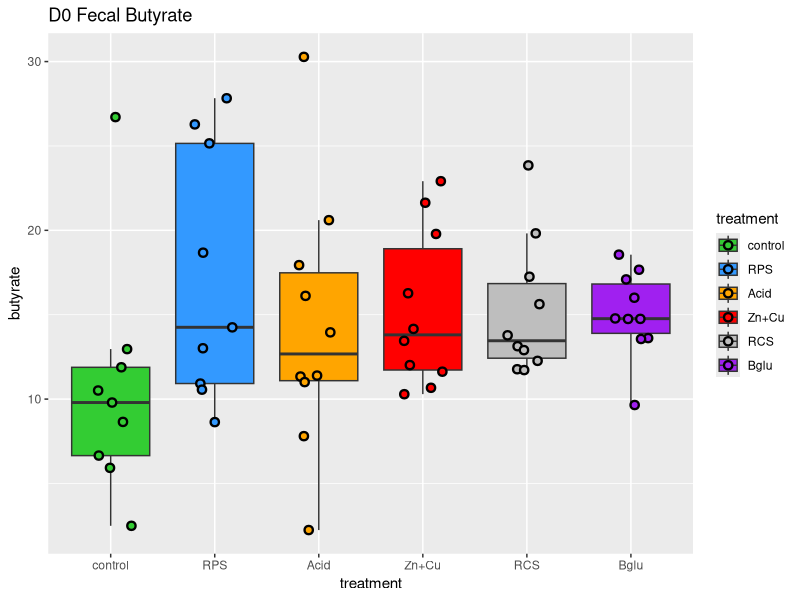
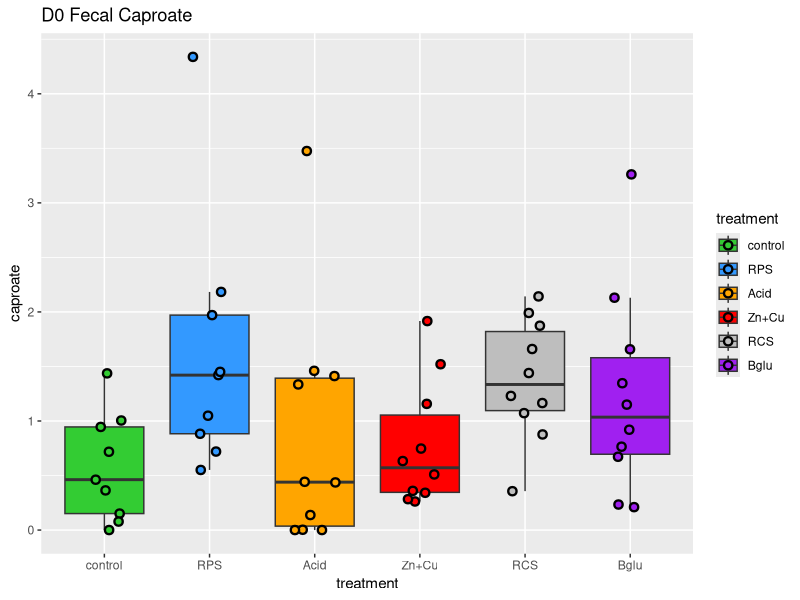
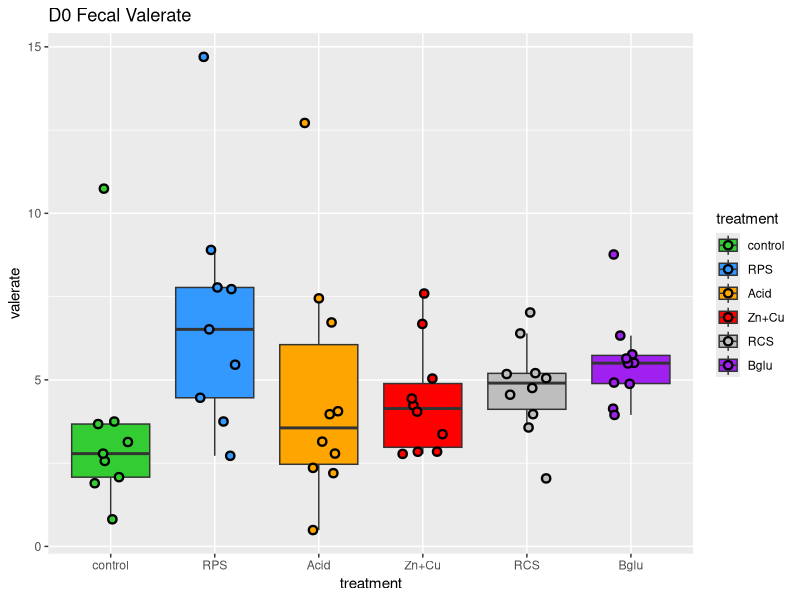
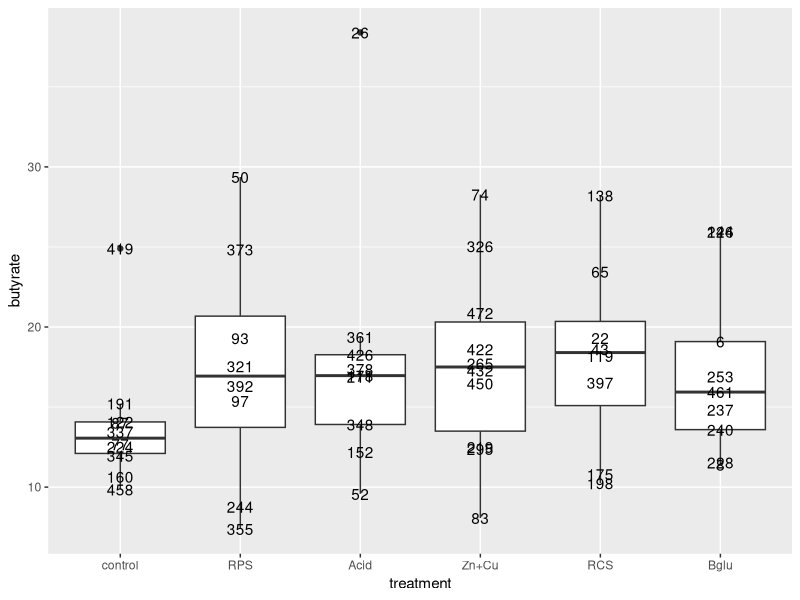
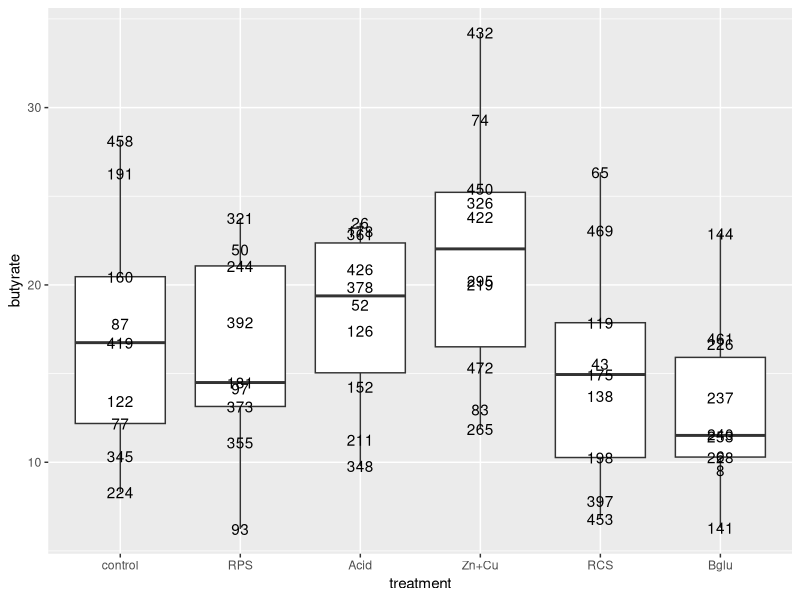
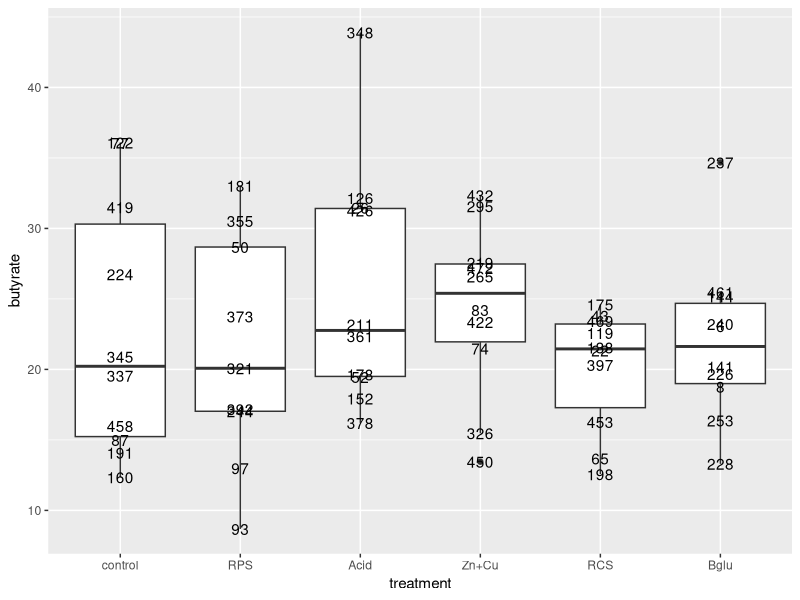
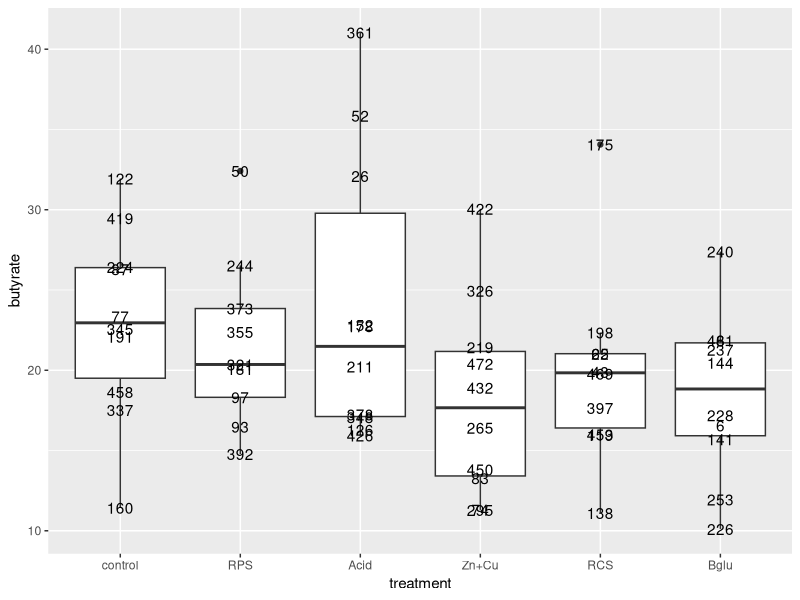
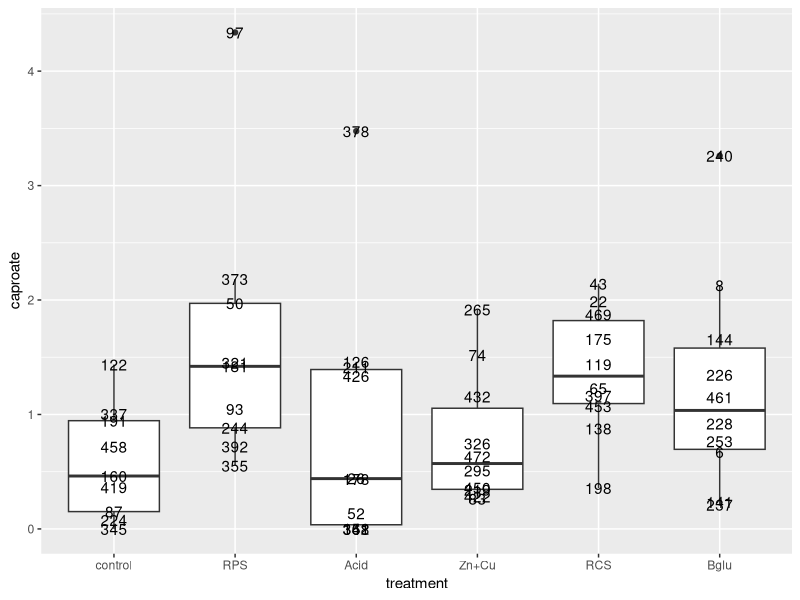

Reproduce these figures in R, in order. (Note: this script raises an error after producing the figures.)
getwd()
# setwd('./FS12/FS12b/')

library(tidyverse)


####### WARNING! I THINK THERE IS A PROBLEM WITH THE DATA FROM DAY 7 and 21!!!!!

### SUSPICIOUS AMOUNTS OF LACTATE AND SUCCINATE ARE PRESENT, USUALLY THESE ARE VERY RARE
### I THINK THERE WAS AN ISSUE DURING SAMPLE PREP
### MY GUESS IS THAT THE SAMPLES WERE ALLOWED TO THAW AT ROOM TEMP FOR TOO LONG AND 
### SOME BACTERIAL METABOLIC ACTIVITY GENERATED EXCESS LACTATE AND SUCCINATE
### USUALLY THESE WOULD BE CONVERTED TO OTHER SCFAS BY ANAEROBIC FERMENTATION BUT
### THE ANAEROBES PROBABLY DIED DUE TO OXYGEN EXPOSURE.


# write_csv(res.all, 'FS12b_fecal_vfas.csv')

res.all <- read_csv('./data/FS12b_fecal_vfas.csv')
tests <- filter(res.all, time == 0) %>% do(pwilx=pairwise.wilcox.test(.$butyrate, .$treatment, p.adjust.method = 'none'))
tests[[1]]


tests <- filter(res.all, time == 0) %>% do(pwilx=pairwise.wilcox.test(.$caproate, .$treatment, p.adjust.method = 'none'))
#pairwise.wilcox.test(p.adjust.method = )
tests[[1]]


tests <- filter(res.all, time == 0) %>% do(pwilx=pairwise.wilcox.test(.$valerate, .$treatment, p.adjust.method = 'none'))
#pairwise.wilcox.test(p.adjust.method = )
tests[[1]]


res.all$treatment <- factor(res.all$treatment, levels=c('control', 'RPS', 'Acid', 'Zn+Cu', 'RCS', 'Bglu'))
res.all %>% filter(time == 0) %>% ggplot(aes(x=treatment, y=butyrate, fill=treatment)) + geom_boxplot(outlier.shape = NA) + scale_fill_manual(values=c('#33CC33', '#3399FF', 'orange', 'red', 'grey', 'purple')) + geom_jitter(shape=21, stroke=1.2, width = .2, size=2) + ggtitle("D0 Fecal Butyrate")
res.all %>% filter(time == 0) %>% ggplot(aes(x=treatment, y=caproate, fill=treatment)) + geom_boxplot(outlier.shape = NA) + scale_fill_manual(values=c('#33CC33', '#3399FF', 'orange', 'red', 'grey', 'purple'))+ geom_jitter(shape=21, stroke=1.2, width = .2, size=2) + ggtitle("D0 Fecal Caproate")
res.all %>% filter(time == 0) %>% ggplot(aes(x=treatment, y=valerate, fill=treatment)) + geom_boxplot(outlier.shape = NA) + scale_fill_manual(values=c('#33CC33', '#3399FF', 'orange', 'red', 'grey', 'purple'))+ geom_jitter(shape=21, stroke=1.2, width = .2, size=2) + ggtitle("D0 Fecal Valerate")


res.all %>% filter(time == 2) %>% ggplot(aes(x=treatment, y=butyrate)) + geom_boxplot()+ geom_text(aes(label=pignum))
res.all %>% filter(time == 7) %>% ggplot(aes(x=treatment, y=butyrate)) + geom_boxplot()+ geom_text(aes(label=pignum))
res.all %>% filter(time == 14) %>% ggplot(aes(x=treatment, y=butyrate)) + geom_boxplot()+ geom_text(aes(label=pignum))
res.all %>% filter(time == 21) %>% ggplot(aes(x=treatment, y=butyrate)) + geom_boxplot()+ geom_text(aes(label=pignum))


res.all %>% filter(time == 0) %>% ggplot(aes(x=treatment, y=caproate)) + geom_boxplot()+ geom_text(aes(label=pignum))
res.all %>% filter(time == 2) %>% ggplot(aes(x=treatment, y=caproate)) + geom_boxplot()+ geom_text(aes(label=pignum))
res.all %>% filter(time == 7) %>% ggplot(aes(x=treatment, y=caproate)) + geom_boxplot()+ geom_text(aes(label=pignum))
res.all %>% filter(time == 14) %>% ggplot(aes(x=treatment, y=caproate)) + geom_boxplot()+ geom_text(aes(label=pignum))
res.all %>% filter(time == 21) %>% ggplot(aes(x=treatment, y=caproate)) + geom_boxplot()+ geom_text(aes(label=pignum))

res.all %>% filter(time == 0) %>% ggplot(aes(x=treatment, y=valerate)) + geom_boxplot()+ geom_text(aes(label=pignum))
res.all %>% filter(time == 2) %>% ggplot(aes(x=treatment, y=valerate)) + geom_boxplot()+ geom_text(aes(label=pignum))
res.all %>% filter(time == 7) %>% ggplot(aes(x=treatment, y=valerate)) + geom_boxplot()+ geom_text(aes(label=pignum))
res.all %>% filter(time == 14) %>% ggplot(aes(x=treatment, y=valerate)) + geom_boxplot()+ geom_text(aes(label=pignum))
res.all %>% filter(time == 21) %>% ggplot(aes(x=treatment, y=valerate)) + geom_boxplot()+ geom_text(aes(label=pignum))

res.all %>% filter(time == 0) %>% ggplot(aes(x=treatment, y=acetate)) + geom_boxplot()
res.all %>% filter(time == 2) %>% ggplot(aes(x=treatment, y=acetate)) + geom_boxplot()
res.all %>% filter(time == 7) %>% ggplot(aes(x=treatment, y=acetate)) + geom_boxplot()
res.all %>% filter(time == 14) %>% ggplot(aes(x=treatment, y=acetate)) + geom_boxplot()
res.all %>% filter(time == 21) %>% ggplot(aes(x=treatment, y=acetate)) + geom_boxplot()


res.all %>% filter(time == 0) %>% ggplot(aes(x=treatment, y=propionate)) + geom_boxplot()
res.all %>% filter(time == 2) %>% ggplot(aes(x=treatment, y=propionate)) + geom_boxplot()
res.all %>% filter(time == 7) %>% ggplot(aes(x=treatment, y=propionate)) + geom_boxplot()
res.all %>% filter(time == 14) %>% ggplot(aes(x=treatment, y=propionate)) + geom_boxplot()
res.all %>% filter(time == 21) %>% ggplot(aes(x=treatment, y=propionate)) + geom_boxplot()

res.all %>% filter(time == 0) %>% ggplot(aes(x=treatment, y=propionate)) + geom_boxplot()
res.all %>% filter(time == 2) %>% ggplot(aes(x=treatment, y=valerate)) + geom_boxplot()
res.all %>% filter(time == 7) %>% ggplot(aes(x=treatment, y=valerate)) + geom_boxplot()
res.all %>% filter(time == 14) %>% ggplot(aes(x=treatment, y=valerate)) + geom_boxplot()
res.all %>% filter(time == 21) %>% ggplot(aes(x=treatment, y=valerate)) + geom_boxplot()


res.all %>% filter(time == 0) %>% ggplot(aes(x=treatment, y=total)) + geom_boxplot() + geom_text(aes(label=pignum))
res.all %>% filter(time == 2) %>% ggplot(aes(x=treatment, y=total)) + geom_boxplot()+ geom_text(aes(label=pignum))
res.all %>% filter(time == 7) %>% ggplot(aes(x=treatment, y=total)) + geom_boxplot()+ geom_text(aes(label=pignum))
res.all %>% filter(time == 14) %>% ggplot(aes(x=treatment, y=total)) + geom_boxplot()+ geom_text(aes(label=pignum))
res.all %>% filter(time == 21) %>% ggplot(aes(x=treatment, y=total)) + geom_boxplot()+ geom_text(aes(label=pignum))




res.all[res.all$treatment == 'asdfsa',]

res.all %>% filter(time == 2)
126 %in% res.all[res.all$time == 0, ]$pignum
126 %in% res.all[res.all$time == 2, ]$pignum
126 %in% res.all[res.all$time == 7, ]$pignum
126 %in% res.all[res.all$time == 14, ]$pignum
126 %in% res.all[res.all$time == 21, ]$pignum


326 %in% res.all[res.all$time == 0, ]$pignum
326 %in% res.all[res.all$time == 2, ]$pignum
326 %in% res.all[res.all$time == 7, ]$pignum
326 %in% res.all[res.all$time == 14, ]$pignum
326 %in% res.all[res.all$time == 21, ]$pignum

219 %in% res.all[res.all$time == 0, ]$pignum
219 %in% res.all[res.all$time == 2, ]$pignum
219 %in% res.all[res.all$time == 7, ]$pignum
219 %in% res.all[res.all$time == 14, ]$pignum
219 %in% res.all[res.all$time == 21, ]$pignum


392 %in% res.all[res.all$time == 0, ]$pignum
392 %in% res.all[res.all$time == 2, ]$pignum
392 %in% res.all[res.all$time == 7, ]$pignum
392 %in% res.all[res.all$time == 14, ]$pignum
392 %in% res.all[res.all$time == 21, ]$pignum

library(vegan)

res.all %>% ggplot(aes(x=treatment, y=acetate, fill=treatment)) + facet_wrap(~time) + geom_boxplot() + geom_text(aes(label=pignum))
res.all %>% ggplot(aes(x=treatment, y=propionate, fill=treatment)) + facet_wrap(~time) + geom_boxplot()+ geom_text(aes(label=pignum))
res.all %>% ggplot(aes(x=treatment, y=butyrate, fill=treatment)) + facet_wrap(~time) + geom_boxplot()+ geom_text(aes(label=pignum))
res.all %>% ggplot(aes(x=treatment, y=valerate, fill=treatment)) + facet_wrap(~time) + geom_boxplot()+ geom_text(aes(label=pignum))
res.all %>% ggplot(aes(x=treatment, y=caproate, fill=treatment)) + facet_wrap(~time) + geom_boxplot()+ geom_text(aes(label=pignum))
res.all %>% ggplot(aes(x=treatment, y=isovalerate, fill=treatment)) + facet_wrap(~time) + geom_boxplot()+ geom_text(aes(label=pignum))
res.all %>% ggplot(aes(x=treatment, y=oxalate, fill=treatment)) + facet_wrap(~time) + geom_boxplot()+ geom_text(aes(label=pignum))
res.all %>% ggplot(aes(x=treatment, y=phenylacetate, fill=treatment)) + facet_wrap(~time) + geom_boxplot()+ geom_text(aes(label=pignum))
res.all %>% ggplot(aes(x=treatment, y=succinate, fill=treatment)) + facet_wrap(~time) + geom_boxplot()+ geom_text(aes(label=pignum))
res.all %>% ggplot(aes(x=treatment, y=fumarate, fill=treatment)) + facet_wrap(~time) + geom_boxplot()+ geom_text(aes(label=pignum))
res.all %>% ggplot(aes(x=treatment, y=lactate, fill=treatment)) + facet_wrap(~time) + geom_boxplot()+ geom_text(aes(label=pignum))


res.gather <- res.all %>% gather(key = variable, value = concentration, -(pignum:set))

res.gather %>% filter(variable == 'total')%>% ggplot(aes(x=time, y=concentration, group=pignum, color=treatment)) + geom_line()

res.sum <- res.gather %>%  group_by(time, treatment, variable) %>%
  summarise(mean=mean(concentration), sd=sd(concentration), n=n(), sterr=sd/sqrt(n))

res.sum <- res.sum %>% mutate(treat_var=paste(treatment, variable, sep='_'))

res.sum$treatment <- factor(res.sum$treatment, levels= c('control', 'RPS', 'Acid', 'Zn+Cu', 'RCS', 'Bglu'))

res.sum %>% ggplot(aes(x=time, y=mean, group=treat_var, color=treatment)) +
  geom_line() + facet_wrap(~variable, scales='free') + scale_color_manual(values=c('#33CC33', '#3399FF', 'orange', 'red', 'grey', 'purple')) + ggtitle('Mean concentration of fecal SCFAs over time')
# 
# SCFA.j <- NMDS_ellipse(OTU_table = res.all[,-c(1:4)], metadata = res.all[,c(1:4)], grouping_set = 'set', distance_method = 'jaccard')
# SCFA.j <- NMDS_ellipse(OTU_table = res.all[,-c(1:4)], metadata = res.all[,c(1:4)], grouping_set = 'time', distance_method = 'jaccard')
# 
# SCFA.j[[1]]$time <- factor(SCFA.j[[1]]$time)
# 
# 
# ggplot(SCFA.j[[1]], aes(x=MDS1, y=MDS2, color=treatment)) + geom_point()
# ggplot(SCFA.j[[1]], aes(x=MDS1, y=MDS2, color=time)) + geom_point() + geom_text(aes(label=pignum))
# 
# 
# SCFA.j[[2]]$treatment <- gsub('([0-9]+)_([A-Za-z]+)','\\2',SCFA.j[[2]]$group)
# SCFA.j[[2]]$time <- gsub('([0-9]+)_(.*)','\\1',SCFA.j[[2]]$group)
# ggplot(SCFA.j[[1]], aes(x=MDS1, y=MDS2, color=time)) + geom_point() +
#   geom_path(data = SCFA.j[[2]], aes(x=NMDS1, y=NMDS2, group=group))
# 
# 

ifelse(FS12b_HL@sam_data$pignum %in% c(373,321,181,392,97), 'low', 
       ifelse(FS12b_HL@sam_data$pignum %in% c(50, 93,355, 244), 'high', 'Control'))


res.all$day <- paste('D',res.all$time, sep = '')
res.all$pig_day_tissue <- paste(res.all$pignum, res.all$day, 'F', sep = '_')
mergeme <- res.all %>% select(pig_day_tissue, ends_with('ate'))
